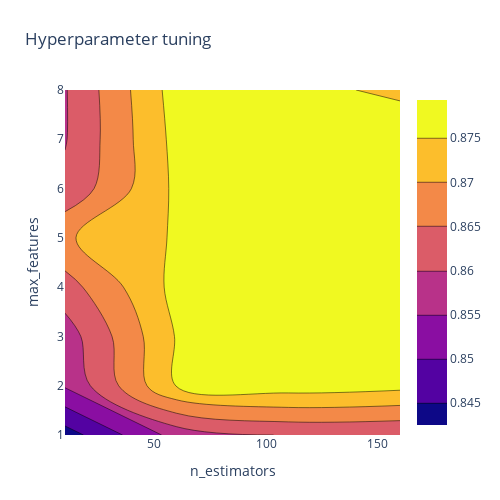

Write notebook code for a chart like this one.
### Code cell
import plotly.graph_objects as go

# X and Y axes labels
layout = go.Layout(
            xaxis=go.layout.XAxis(
              title=go.layout.xaxis.Title(
              text='n_estimators')
             ),
             yaxis=go.layout.YAxis(
              title=go.layout.yaxis.Title(
              text='max_features') 
            ) )

fig = go.Figure(data = [go.Contour(z=z, x=x, y=y)], layout=layout )

fig.update_layout(title='Hyperparameter tuning', autosize=False,
                  width=500, height=500,
                  margin=dict(l=65, r=50, b=65, t=90))

fig.show()

### Figure 1 — Plotly figure (JSON) as saved in the notebook; plotly's stock layout.template omitted (floating-point values rounded to 4 significant figures)
{"data": [{"type": "contour", "x": [10, 60, 110, 160], "y": [1, 2, 3, 4, 5, 6, 7, 8], "z": [[0.8426, 0.8569, 0.8605, 0.8603], [0.8555, 0.8752, 0.8775, 0.8765], [0.8575, 0.8754, 0.8772, 0.879], [0.8628, 0.8765, 0.8781, 0.8786], [0.8694, 0.8755, 0.8768, 0.8784], [0.8611, 0.8761, 0.879, 0.8793], [0.8597, 0.8766, 0.8758, 0.8772], [0.8596, 0.8773, 0.876, 0.8744]]}], "layout": {"autosize": false, "height": 500, "margin": {"b": 65, "l": 65, "r": 50, "t": 90}, "title": {"text": "Hyperparameter tuning"}, "width": 500, "xaxis": {"title": {"text": "n_estimators"}}, "yaxis": {"title": {"text": "max_features"}}}}
